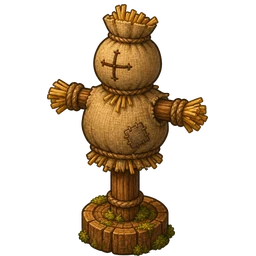
#> input picture asset/MAPS/objects/256x256-tile_1x1-training-dummy.webp, 256 x 256 px, given in place of bell-post-b.png, which was not available
$ python pack-lash-bell.py
#> lines starting #> are read from the running program, lines starting #| are printed output that depends on the picture; pictures that were not available may be replaced by others from this repository, and a replacement may not be noted
### scripts/lib/game_webp.py
"""Saves runtime images as WebP: small, with transparency kept exactly.

Every packed image under asset/ (not asset/Originals) ships as WebP. Colour is
lossy (quality 90) when that keeps the visible pixels at MIN_PSNR_DB or better;
small outlined icon sheets that fall below it (items, weapon icons, arrows) are
saved lossless instead. Transparency is always stored
lossless, and every save is decoded again to check the alpha channel is
identical. Phaser premultiplies alpha on upload, so the colour under fully
transparent pixels never shows and the encoder may drop it.

Use from a tool in scripts/<family>/:

    sys.path.insert(0, str(Path(__file__).resolve().parents[1] / 'lib'))
    from game_webp import save_game_webp
    save_game_webp(image, path)  # path ends in .webp
"""
from __future__ import annotations

import io
import math
from pathlib import Path

import numpy as np
from PIL import Image

QUALITY = 90
# Below this the lossy colour shift shows on small outlined icons (gems, keys,
# weapon icons) at close zoom; above it the difference is not visible in play.
MIN_PSNR_DB = 26.0


def _has_alpha(image: Image.Image) -> bool:
    return image.mode in ('RGBA', 'LA') or (image.mode == 'P' and 'transparency' in image.info)


def _visible_psnr(source: np.ndarray, decoded: np.ndarray, alpha: bool) -> float:
    if alpha:
        weight = source[..., 3:4] / 255.0
        error = float((((source[..., :3] - decoded[..., :3]) ** 2) * weight).sum()) / max(float(weight.sum()) * 3, 1.0)
    else:
        error = float(((source - decoded) ** 2).mean())
    return math.inf if error == 0 else 10 * math.log10(255 ** 2 / error)


def encode_game_webp(image: Image.Image) -> tuple[bytes, str, float]:
    """Returns (bytes, 'lossy' | 'lossless', visible PSNR of the lossy trial)."""
    alpha = _has_alpha(image)
    image = image.convert('RGBA' if alpha else 'RGB')
    source = np.asarray(image).astype(np.float64)
    lossy = io.BytesIO()
    image.save(lossy, 'WEBP', quality=QUALITY, alpha_quality=100, method=6)
    decoded = np.asarray(Image.open(io.BytesIO(lossy.getvalue())).convert(image.mode)).astype(np.float64)
    psnr = _visible_psnr(source, decoded, alpha)
    if psnr >= MIN_PSNR_DB and (not alpha or np.array_equal(source[..., 3], decoded[..., 3])):
        return lossy.getvalue(), 'lossy', psnr
    lossless = io.BytesIO()
    image.save(lossless, 'WEBP', lossless=True, quality=100, method=6)
    return lossless.getvalue(), 'lossless', psnr


def save_game_webp(image: Image.Image, path: str | Path) -> str:
    """Writes `image` to `path` (.webp) and returns 'lossy' or 'lossless'."""
    path = Path(path)
    if path.suffix.lower() != '.webp':
        raise ValueError(f'{path} must end in .webp')
    data, kind, _ = encode_game_webp(image)
    if _has_alpha(image):
        written = np.asarray(Image.open(io.BytesIO(data)).convert('RGBA'))[..., 3]
        if not np.array_equal(np.asarray(image.convert('RGBA'))[..., 3], written):
            raise RuntimeError(f'{path}: transparency changed in the WebP encode')
    path.parent.mkdir(parents=True, exist_ok=True)
    path.write_bytes(data)
    return kind

### scripts/effects/pack-lash-bell.py
"""Packs the lash bell post (the Stretch Lash switch) from the Magnific source art.

Source: asset/Originals/effects/stretch-lash/bell-post-b.png. Frame 0 is the
post at rest; frames 1 and 2 swing the bell about its chain (the bell is cut out
of the source and rotated), so ringing it plays 1, 2, 1, 0.

Output: godot/asset/MAPS/objects/256x256-tile_3x1-lash-bell-post.webp, three 256x256
frames, the post's foot centred on the bottom edge.

Usage: python scripts/effects/pack-lash-bell.py
"""
from pathlib import Path

from PIL import Image
import sys

sys.path.insert(0, str(Path(__file__).resolve().parents[1] / 'lib'))
from game_webp import save_game_webp  # noqa: E402

ROOT = Path(__file__).resolve().parents[2]
SOURCE = ROOT / 'asset' / 'Originals' / 'effects' / 'stretch-lash' / 'bell-post-b.png'
OUTPUT = ROOT / 'godot' / 'asset' / 'MAPS' / 'objects' / '256x256-tile_3x1-lash-bell-post.webp'

FRAME = 256
# The bell hangs left of the post in the source: its box and its hanging point.
BELL_BOX = (262, 318, 452, 530)
PIVOT = (354, 318)
SWINGS = [0, 16, -12]


def swung(post: Image.Image, degrees: float) -> Image.Image:
    if not degrees:
        return post.copy()
    bell = post.crop(BELL_BOX)
    frame = post.copy()
    frame.paste(Image.new('RGBA', bell.size, (0, 0, 0, 0)), BELL_BOX[:2])
    layer = Image.new('RGBA', post.size, (0, 0, 0, 0))
    layer.paste(bell, BELL_BOX[:2])
    layer = layer.rotate(degrees, resample=Image.BICUBIC, center=PIVOT)
    frame.alpha_composite(layer)
    return frame


def main() -> None:
    post = Image.open(SOURCE).convert('RGBA')
#> post is the input picture: PIL image 256x256 RGBA; mean R, G, B, A 39.1, 26.2, 11, 71.2
    frames = [swung(post, degrees) for degrees in SWINGS]
#> in swung (call 2), `bell = post.crop(BELL_BOX)`: bell: PIL image 190x212 RGBA; every value is 0
#> in swung (call 2), `layer = Image.new('RGBA', post.size, (0, 0, 0, 0))`: layer: PIL image 256x256 RGBA; every value is 0
#> frames = 3 items
    # One crop for every frame (the union of their boxes) keeps the post still.
    boxes = [frame.getbbox() for frame in frames]
#> boxes = [(47, 4, 208, 256), (47, 4, 208, 256), (47, 4, 208, 256)]
    box = (min(b[0] for b in boxes), min(b[1] for b in boxes), max(b[2] for b in boxes), max(b[3] for b in boxes))
#> box = (47, 4, 208, 256)
    scale = (FRAME - 4) / max(box[2] - box[0], box[3] - box[1])
#> scale = 1
    sheet = Image.new('RGBA', (FRAME * len(frames), FRAME), (0, 0, 0, 0))
#> sheet: PIL image 768x256 RGBA; every value is 0
    for index, frame in enumerate(frames):
        cropped = frame.crop(box)
        size = (round(cropped.width * scale), round(cropped.height * scale))
        cropped = cropped.resize(size, Image.LANCZOS)
        sheet.paste(cropped, (index * FRAME + (FRAME - size[0]) // 2, FRAME - size[1]))
#> this loop made 3 passes
#> pass 1, in main, `cropped = frame.crop(box)`:
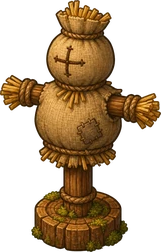
#> cropped: PIL image 161x252 RGBA; mean R, G, B, A 62.8, 42, 17.4, 114.9; transparent parts drawn white
#> after the loop:
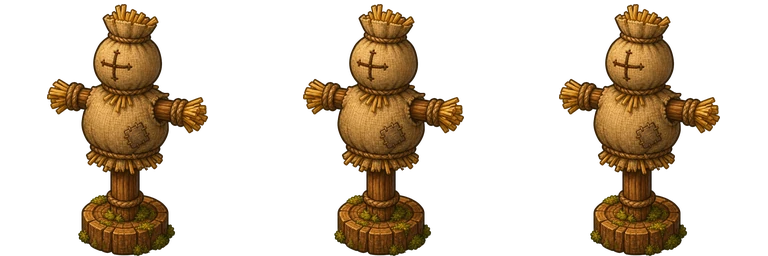
#> sheet: PIL image 768x256 RGBA; mean R, G, B, A 38.9, 26, 10.8, 71.2; transparent parts drawn white
    OUTPUT.parent.mkdir(parents=True, exist_ok=True)
    save_game_webp(sheet, OUTPUT)
#> in encode_game_webp, `alpha = _has_alpha(image)`: alpha = True
#> in _visible_psnr, `weight = source[..., 3:4] / 255.0`:
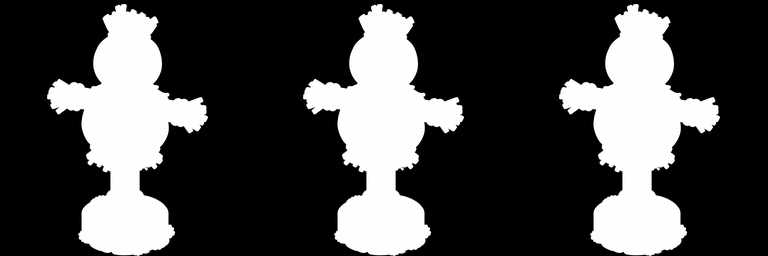
#> weight: shape (256, 768, 1) float64; min 0, max 1, mean 0.279
#> in _visible_psnr, `error = float((((source[..., :3] - decoded[..., :3]) ** 2) * weight).s..`: error = 4.9
#> in encode_game_webp, `psnr = _visible_psnr(source, decoded, alpha)`: psnr = 41.23
#> in save_game_webp, `data, kind, _ = encode_game_webp(image)`: kind = 'lossy'
    print(f'wrote {OUTPUT.relative_to(ROOT)} ({sheet.width}x{sheet.height})')
#| wrote godot/asset/MAPS/objects/256x256-tile_3x1-lash-bell-post.webp (768x256)


if __name__ == '__main__':
    main()
